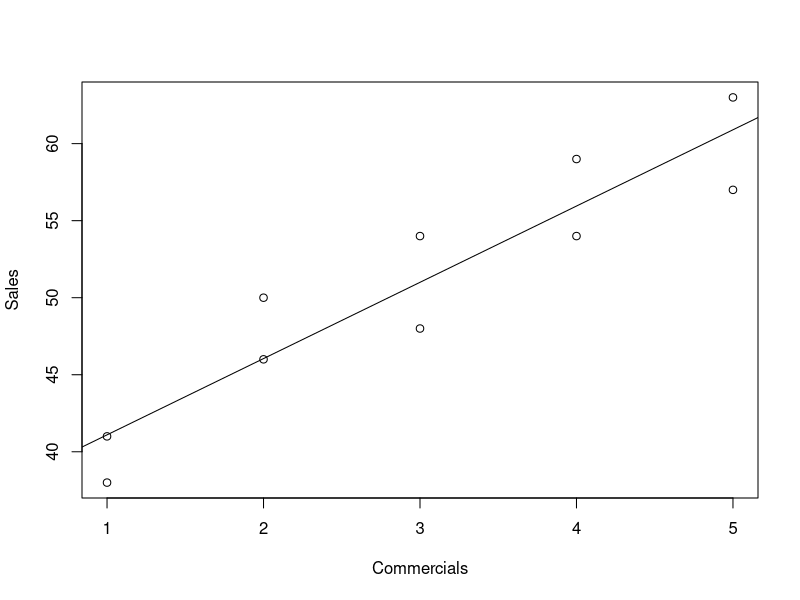

Recreate this plot in R.
library(readxl)

stereo <- read_excel("./WDDA_02.xlsx", sheet = "Stereo")
#stereo <- read_excel("dev/projects/school/WDDA/WDDA_02.xlsx", sheet = "Stereo")
View(stereo)

# Streudiagamm
attach(stereo)
plot(Sales~Commercials)
# Lineares Modell berechnen lm
fit <- lm(Sales~Commercials)
abline(fit)

install.packages("languageserver")
